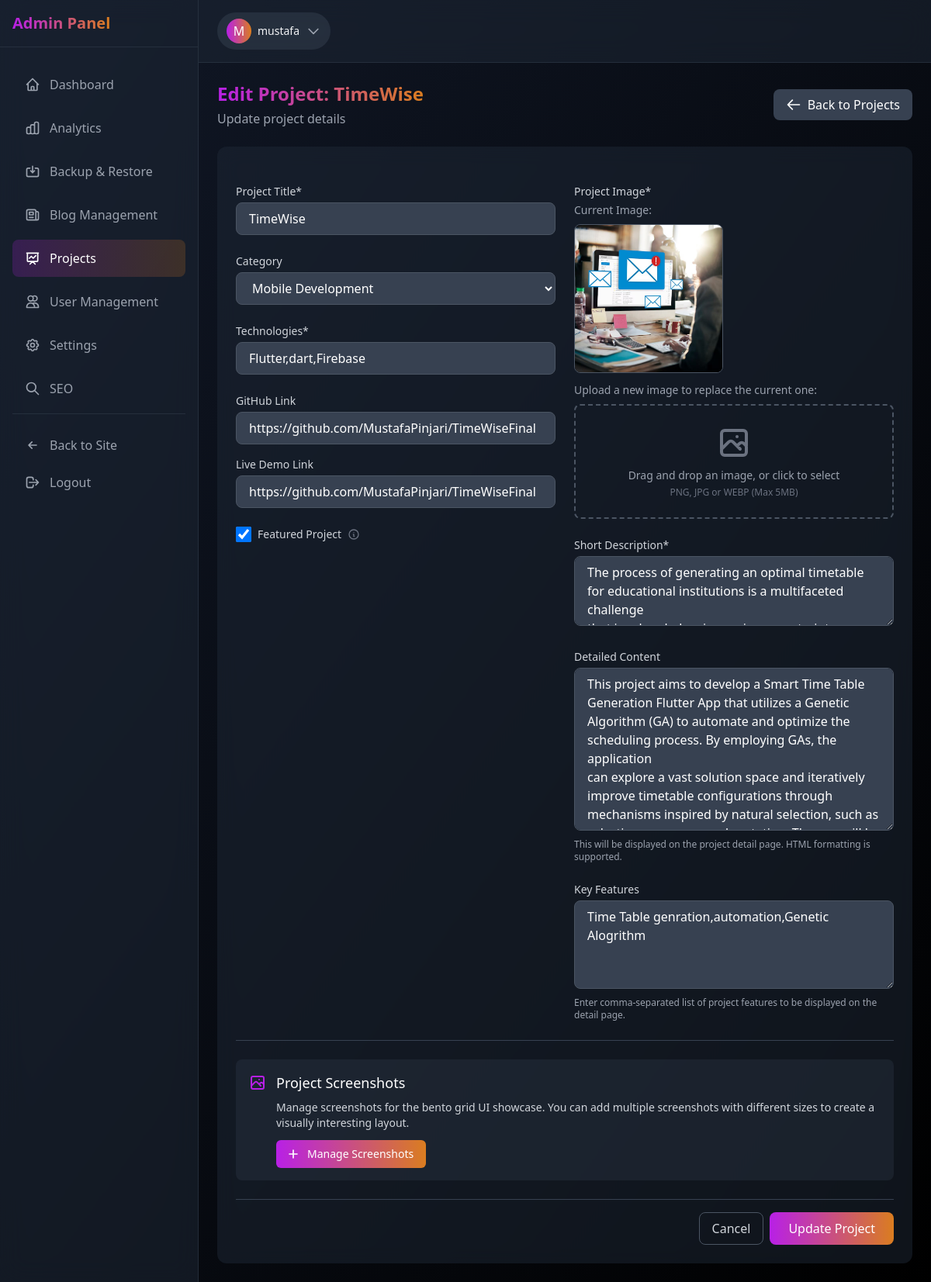
The app's page /projects/admin/edit/1/ (signed in), older data.
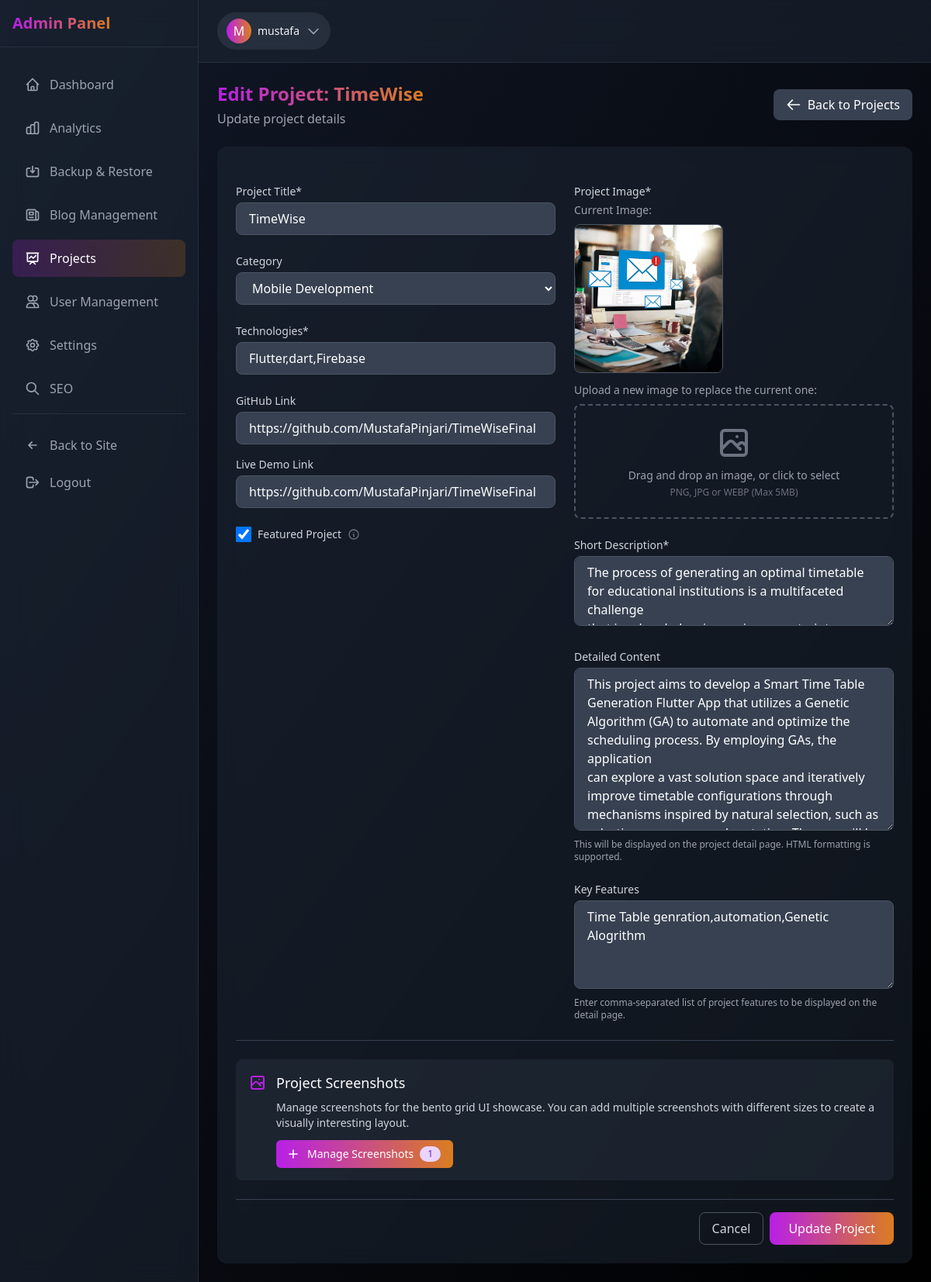
The same page, newer data.
### blog/models.py (models this page shows, shortened)
class Project(models.Model):
    title = models.CharField(max_length=200)
    slug = models.SlugField(unique=True, blank=True)
    description = models.TextField()
    content = models.TextField(blank=True, help_text="Detailed project information")
    features = models.TextField(blank=True, help_text="Comma-separated list of project features")
    image = models.ImageField(upload_to='project_images/')
    technologies = models.CharField(max_length=255, help_text="Comma-separated list of technologies used")
    github_link = models.URLField(blank=True, null=True)
    live_link = models.URLField(blank=True, null=True)
    category = models.ForeignKey(Category, on_delete=models.SET_NULL, null=True, related_name='projects')
    created_at = models.DateTimeField(auto_now_add=True)
    updated_at = models.DateTimeField(auto_now=True)
    featured = models.BooleanField(default=False)

class Category(models.Model):
    name = models.CharField(max_length=100)  # Remove choices constraint
    slug = models.SlugField(unique=True)
    description = models.TextField(blank=True)
    class Meta:
        verbose_name_plural = 'Categories'

### projects/admin_views.py (the view, shortened to what this page needs)
# urls.py: path('admin/edit/<int:project_id>/', admin_views.admin_project_form, name='admin_project_edit'),
@login_required
def admin_project_form(request, project_id=None):
    if not request.user.is_staff:
        messages.error(request, "You don't have permission to access this page.")
        return redirect('home')
    project = None
    if project_id:
        project = get_object_or_404(Project, id=project_id)
    categories = Category.objects.all()
    context = {
        'active_tab': 'projects',
        'project': project,
        'categories': categories,
        'is_edit': project is not None
    }
    return render(request, 'admin/admin_project_form.html', context)

### templates/admin/admin_project_form.html (shortened to what the changed rows need)
{% extends 'admin/base_admin.html' %}
{% load static %}
{% block content %}
<div class="space-y-6">
    <div class="flex flex-col md:flex-row md:items-center md:justify-between">
        <div>
            <h1 class="text-2xl font-bold bg-gradient-to-r from-[#b820e6] to-[#da7d20] bg-clip-text text-transparent">
            </h1>
        </div>
    </div>
    <div class="bg-gray-800/50 backdrop-blur-md rounded-xl p-6">
        <form method="POST" enctype="multipart/form-data" class="space-y-6">
            <div class="grid grid-cols-1 md:grid-cols-2 gap-6">
                <div class="space-y-6">
                    <div>
                        <label for="title" class="block text-sm font-medium text-gray-300 mb-1">Project Title*</label>
                        <input type="text" name="title" id="title" value="{{ project.title|default:'' }}" required
                            class="w-full px-4 py-2 bg-gray-700 border border-gray-600 rounded-lg focus:outline-none focus:ring-2 focus:ring-[#b820e6] focus:border-transparent text-white">
                    </div>
                    <div>
                        <label for="category" class="block text-sm font-medium text-gray-300 mb-1">Category</label>
                        <select name="category" id="category"
                            class="w-full px-4 py-2 bg-gray-700 border border-gray-600 rounded-lg focus:outline-none focus:ring-2 focus:ring-[#b820e6] focus:border-transparent text-white">
                            {% for category in categories %}
                            <option value="{{ category.id }}" {% if project.category.id == category.id %}selected{% endif %}>
                                {{ category.name }}
                            </option>
                            {% endfor %}
                        </select>
                    </div>
                    <div>
                        <label for="technologies" class="block text-sm font-medium text-gray-300 mb-1">Technologies*</label>
                        <input type="text" name="technologies" id="technologies" value="{{ project.technologies|default:'' }}" required
                            class="w-full px-4 py-2 bg-gray-700 border border-gray-600 rounded-lg focus:outline-none focus:ring-2 focus:ring-[#b820e6] focus:border-transparent text-white"
                            placeholder="HTML, CSS, JavaScript, React, etc. (comma separated)">
                    </div>
                    <div class="space-y-4">
                        <div>
                            <label for="github_link" class="block text-sm font-medium text-gray-300 mb-1">GitHub Link</label>
                            <input type="url" name="github_link" id="github_link" value="{{ project.github_link|default:'' }}"
                                class="w-full px-4 py-2 bg-gray-700 border border-gray-600 rounded-lg focus:outline-none focus:ring-2 focus:ring-[#b820e6] focus:border-transparent text-white"
                                placeholder="https://github.com/username/project">
                        </div>
                        <div>
                            <label for="live_link" class="block text-sm font-medium text-gray-300 mb-1">Live Demo Link</label>
                            <input type="url" name="live_link" id="live_link" value="{{ project.live_link|default:'' }}"
                                class="w-full px-4 py-2 bg-gray-700 border border-gray-600 rounded-lg focus:outline-none focus:ring-2 focus:ring-[#b820e6] focus:border-transparent text-white"
                                placeholder="https://your-project-demo.com">
                        </div>
                    </div>
                    <div class="flex items-center">
                        <input type="checkbox" name="featured" id="featured" class="w-5 h-5 bg-gray-700 border-gray-600 rounded focus:ring-[#b820e6] text-[#b820e6]" {% if project.featured %}checked{% endif %}>
                        <label for="featured" class="ml-2 text-sm font-medium text-gray-300">Featured Project</label>
                        <div class="ml-2 group relative">
                            <svg class="w-4 h-4 text-gray-500" fill="none" stroke="currentColor" viewBox="0 0 24 24">
                                <path stroke-linecap="round" stroke-linejoin="round" stroke-width="2" d="M13 16h-1v-4h-1m1-4h.01M21 12a9 9 0 11-18 0 9 9 0 0118 0z"></path>
                            </svg>
                        </div>
                    </div>
                </div>
                <div class="space-y-6">
                    <div>
                        {% if project.image %}
                        <div class="mb-3">
                            <p class="text-sm text-gray-400 mb-2">Current Image:</p>
                            <img src="{{ project.image.url }}" alt="{{ project.title }}" class="max-w-full h-auto max-h-48 rounded-lg border border-gray-600">
                        </div>
                        <p class="text-sm text-gray-400 mb-2">Upload a new image to replace the current one:</p>
                        {% else %}
                        <p class="text-sm text-gray-400 mb-2">Upload a high-quality image that represents your project:</p>
                        {% endif %}
                    </div>
                    <div>
                        <label for="description" class="block text-sm font-medium text-gray-300 mb-1">Short Description*</label>
                        <textarea name="description" id="description" rows="3" required
                            class="w-full px-4 py-2 bg-gray-700 border border-gray-600 rounded-lg focus:outline-none focus:ring-2 focus:ring-[#b820e6] focus:border-transparent text-white"
                            placeholder="Brief description of your project">{{ project.description|default:'' }}</textarea>
                    </div>
                    <div>
                        <label for="content" class="block text-sm font-medium text-gray-300 mb-1">Detailed Content</label>
                        <textarea name="content" id="content" rows="8"
                            class="w-full px-4 py-2 bg-gray-700 border border-gray-600 rounded-lg focus:outline-none focus:ring-2 focus:ring-[#b820e6] focus:border-transparent text-white"
                            placeholder="Detailed description and information about your project">{{ project.content|default:'' }}</textarea>
                        <p class="text-xs text-gray-400 mt-1">This will be displayed on the project detail page. HTML formatting is supported.</p>
                    </div>
                    <div>
                        <label for="features" class="block text-sm font-medium text-gray-300 mb-1">Key Features</label>
                        <textarea name="features" id="features" rows="4"
                            class="w-full px-4 py-2 bg-gray-700 border border-gray-600 rounded-lg focus:outline-none focus:ring-2 focus:ring-[#b820e6] focus:border-transparent text-white"
                            placeholder="Feature 1, Feature 2, Feature 3">{{ project.features|default:'' }}</textarea>
                        <p class="text-xs text-gray-400 mt-1">Enter comma-separated list of project features to be displayed on the detail page.</p>
                    </div>
                </div>
            </div>
            {% if is_edit %}
            <div class="pt-6 border-t border-gray-700 mt-6">
                <div class="bg-gray-700/30 rounded-lg p-4">
                    <div class="flex items-start">
                        <div class="ml-3 flex-1">
                            <div class="mt-2 text-sm text-gray-300">
                                <div class="mt-3">
                                    <a href="{% url 'projects:admin_project_screenshots' project.id %}" class="inline-flex items-center px-4 py-2 bg-gradient-to-r from-[#b820e6] to-[#da7d20] rounded-md text-white hover:opacity-90 transition-opacity">
                                        <svg class="mr-2 -ml-1 h-5 w-5" fill="none" stroke="currentColor" viewBox="0 0 24 24">
                                            <path stroke-linecap="round" stroke-linejoin="round" stroke-width="2" d="M12 6v6m0 0v6m0-6h6m-6 0H6"></path>
                                        </svg>
                                        Manage Screenshots
                                        {% if project.screenshots.count > 0 %}
                                        <span class="ml-2 inline-flex items-center px-2.5 py-0.5 rounded-full text-xs font-medium bg-purple-200 text-purple-800">
                                            {{ project.screenshots.count }}
                                        </span>
                                        {% endif %}
                                    </a>
                                </div>
                            </div>
                        </div>
                    </div>
                </div>
            </div>
            {% endif %}
        </form>
    </div>
</div>
{% endblock %}

Row changes from the older to the newer data that the page shows:
changed Project "TimeWise": screenshots.count (not shown) → "1"
